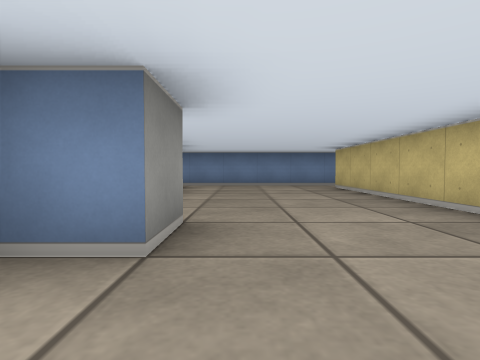
View 1 (above)

16 first-person views from a walk through a cub3D ray-caster map. The camera is about half as high as the walls, tilts 2° down and sees 80° across. The floor is counted in squares. Each view is taken from the middle of a square. On the plan, view 1 faces up. The plan holds only what a view shows up to about 9 squares ahead; the rest is blank.

View 2
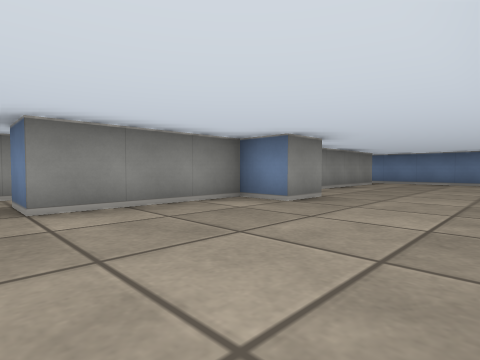

View 3
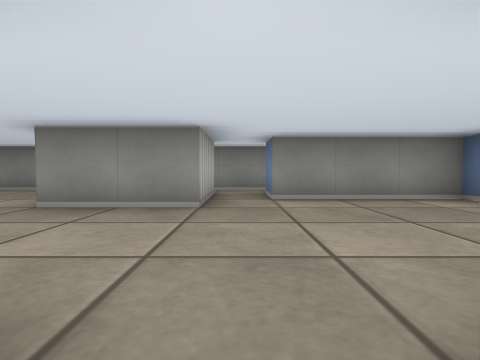

View 4
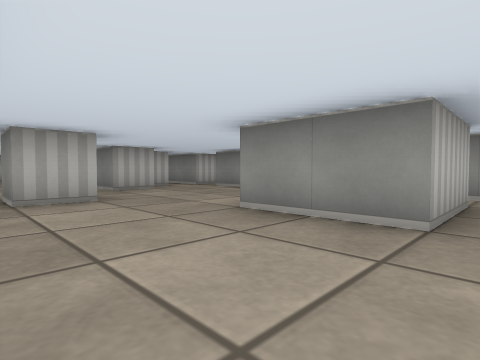

View 5
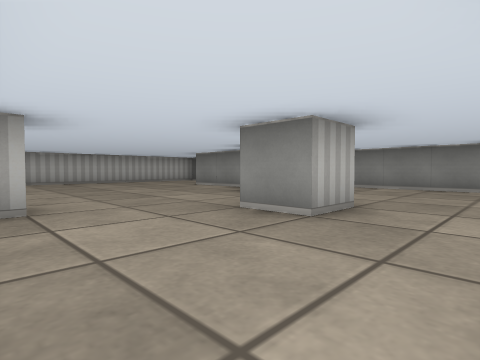

View 6
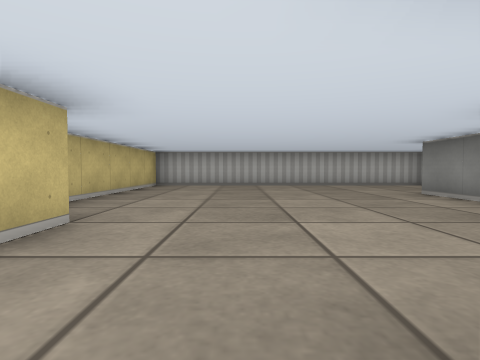

View 7
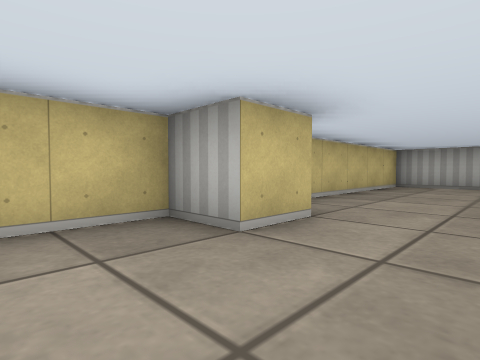

View 8
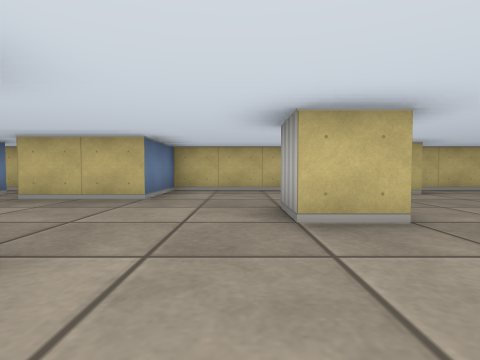

View 9
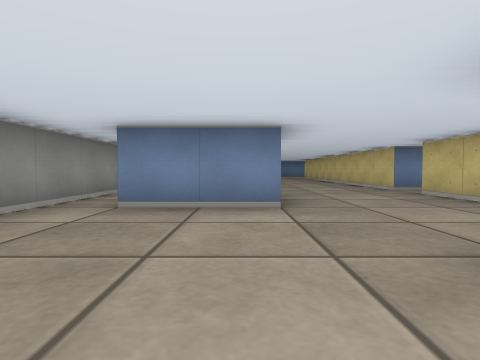

View 10
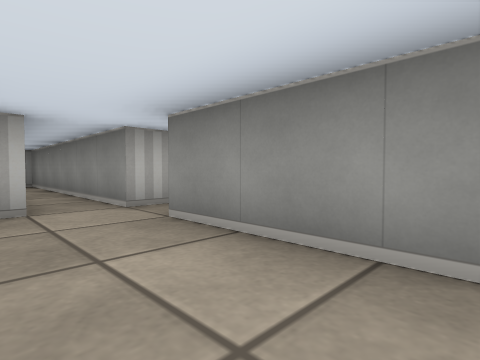

View 11
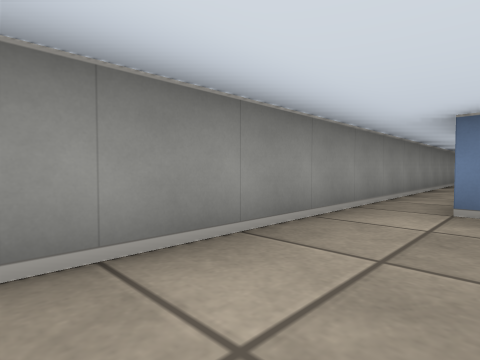

View 12
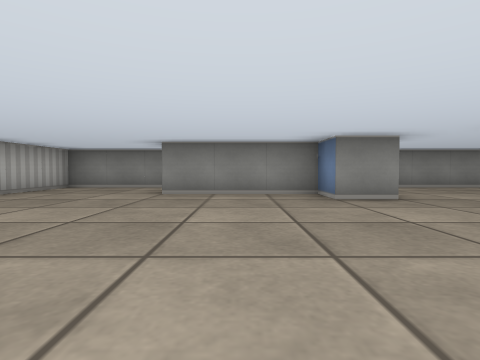

View 13
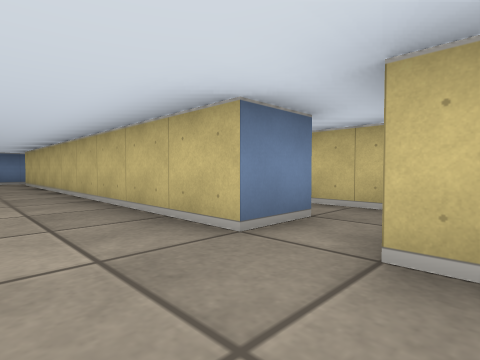

View 14
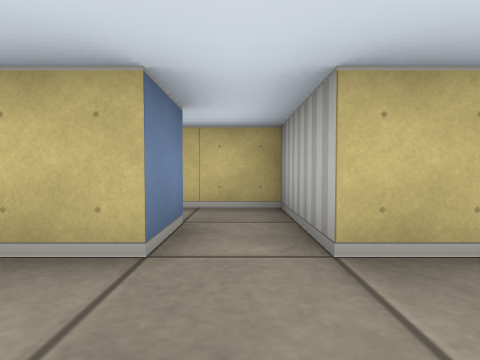

View 15
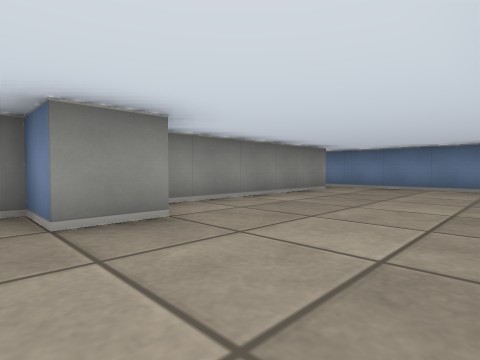

View 16
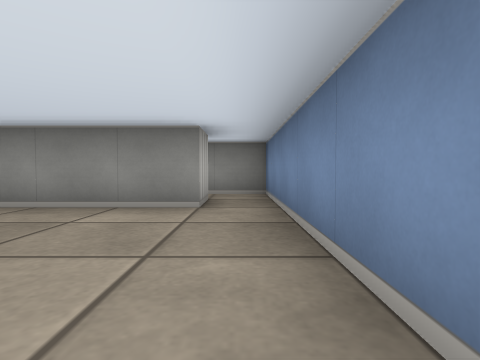

### Floor plan
Points are (right, up) in squares from view 1. A wall is a line through its corners. A room is listed if a view was taken in it or the views show most of it. See-through windows are left out.
Room 1 (views 1, 2, 4, 5, 6, 7, 8, 9, 10, 11, 12, 13, 14, 15, 16)
walls: (0.5, -7.6) (0.5, -6.5) (1.5, -6.5) (1.5, -7.5); (-2.5, -2.5) (-0.5, -2.5) (-0.5, -4.5) (-2.5, -4.5); (-1.6, -8.5) (-0.5, -8.5) (-0.5, -9.5) (-1.5, -9.5) (-1.5, -12.5); (-3.5, -2.5) (-3.5, -8.5); (2.5, -1.5) (2.5, 7.5); (-2.6, -9.5) (-2, -9.5); (3.5, -9.6) (3.5, -8.5) (4.5, -8.5) (4.5, -4.5) (2.5, -4.5) (2.5, -2.5); (-4.1, -9.5) (-3.5, -9.5) (-3.5, -15.5) (4.5, -15.5) (4.5, -10.1); (-0.5, 2.6) (-0.5, 1.5) (-1.5, 1.5) (-1.5, -1.5) (-2.5, -1.5); (-2.5, 7.5) (-1.5, 7.5) (-1.5, 3); (2.9, 8.5) (-2.5, 8.5)
ways out: opening at (3, -2) to room 2; opening at (-4, -9); opening at (-3, -3.5); opening at (-2, -2); opening at (-2, 8)
Room 2 (view 3)
walls: (3.6, -1.5) (2.5, -1.5); (2.5, -2.5) (4.5, -2.5) (4.5, -0.6)
ways out: opening at (3, -2) to room 1

Where each view was taken, in squares from view 1:
view 1: 0 up, 0 right, facing up
view 2: 2 down, 2 right, facing up-left
view 3: 2 down, 3 right, facing left
view 4: 2 down, 2 right, facing down-left
view 5: 5 down, 4 right, facing down-left
view 6: 7 down, 2 right, facing down
view 7: 7 down, 2 right, facing down-right
view 8: 6 down, 2 left, facing right
view 9: 8 down, 1 left, facing up
view 10: 6 down, 2 left, facing down-left
view 11: 8 down, 2 left, facing up-left
view 12: 11 down, 4 right, facing left
view 13: 3 down, 1 right, facing up-right
view 14: 2 down, 1 right, facing right
view 15: 1 up, 2 right, facing up-left
view 16: 8 up, 2 right, facing left
